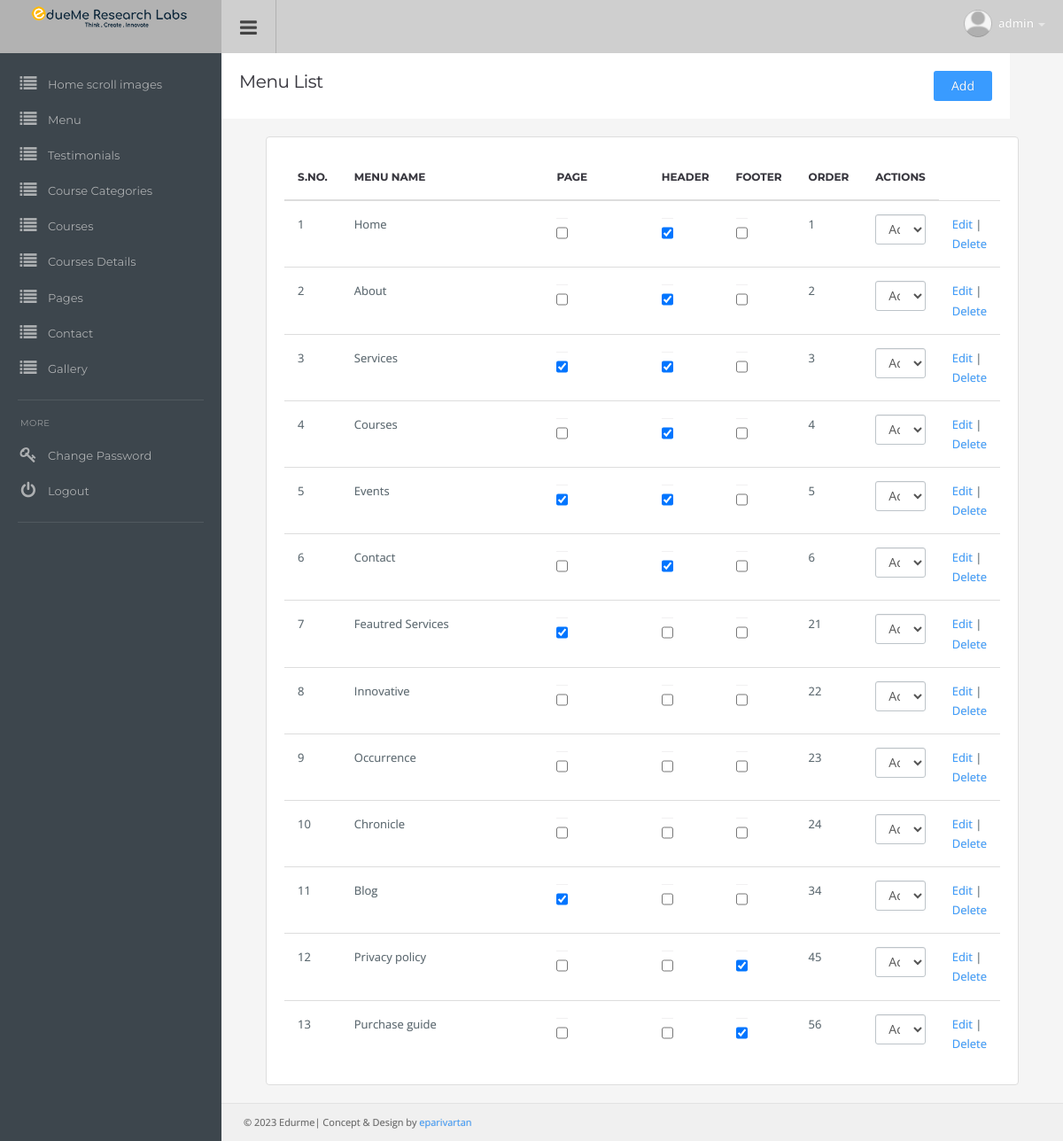
/admin/menu.php (signed in), run on the app's committed database.
### tables this page shows
CREATE TABLE `tbl_main_menu` (
  `menuId` int(11) NOT NULL,
  `menuType` varchar(255) NOT NULL,
  `menuSulg` varchar(200) NOT NULL,
  `menuName` varchar(255) NOT NULL,
  `menuDocument` varchar(255) NOT NULL,
  `menuImage` varchar(255) NOT NULL,
  `menuContent` text NOT NULL,
  `menuOrder` int(11) NOT NULL,
  `status` int(11) NOT NULL,
  `addOn` timestamp NOT NULL DEFAULT current_timestamp(),
  `pageCheck` int(11) DEFAULT NULL,
  `menu_display_header` int(1) DEFAULT 0 COMMENT '1 is header ,0 is none',
  `menu_display_footer` int(1) NOT NULL DEFAULT 0 COMMENT '1 is footer , 0 is none'
);

### admin/menu.php (the view, shortened to what this page needs)
<?php
include "../includes/DB.php";
$sqlfaq = "SELECT * FROM tbl_main_menu ORDER BY menuOrder";
$res_faq =  mysqli_query($con,$sqlfaq);
?>
<!DOCTYPE html>
<html lang="en">
  <head>
  <link href="css/root.css" rel="stylesheet">
  </head>
  <body>
  <?php include 'topmenu.php';?>
<?php include 'sidemenu.php'; ?>
<div class="content">
	<div class="page-header" style="width: 100%; overflow: hidden;">
		<div style="width: 600px; float: left;"> <h1 class="title" >Menu List</h1> </div>
		<div style="float: right;"><a class="btn btn-default" href="add_menu.php">Add</a></div>
 	</div>
<div class="container-padding">
  <div class="row">
    <div class="col-md-12">
      <div class="panel panel-default">
        <div class="panel-body table-responsive">
            <table id="example0" class="table display">
                <thead>
                    <tr>
                        <th>S.No.</th>
                        <th>Menu Name</th>
                        <th>Page</th>
                        <th>Header</th>
                        <th>Footer</th>
                        <th>Order</th>
                        <th>Actions</th>
                    </tr>
                </thead>
                <tbody>
                <?php
					$i=1;
				while($row_faq = mysqli_fetch_object($res_faq)){?>
                    <tr>
                        <td width="5%"><?php echo $i;?></td>
                        <td width="65%"><?php echo stripslashes($row_faq->menuName);?></td>
                        <td width="65%"><input class="country" name="country1" type="checkbox" value="<?= $row_faq->menuId?>" <?php echo  $row_faq->pageCheck == 1? "checked":"" ?>></td>
                        <td width="65%"><input type="checkbox"  class="header" name="headerone" type="checkbox" value="<?= $row_faq->menuId?>" <?php echo  $row_faq->menu_display_header == 1? "checked":"" ?>  ></td>
                        <td width="65%"><input type="checkbox"  class="footer" name="footerone" type="checkbox" value="<?= $row_faq->menuId?>" <?php echo  $row_faq->menu_display_footer == 1? "checked":"" ?> ></td>
                        <td width="65%"><?php echo stripslashes($row_faq->menuOrder);?></td>
						<td width="8%">
							<?php
								if($row_faq->status==1){
									$sel = "selected";
								}elseif($row_faq->status==0){
									$sel = "";
									$unsel = "selected";
								}
							?>
							<select class="form-control" name="statchnage" >
								<option  value="1r<?= $row_faq->menuId?>" <?=$sel?> >Active</option>
							</select>
						</td>
                        <td width="10%">
							<a href="edit_menu.php?eid=<?php echo $row_faq->menuId;?>">Edit</a> |
							<a class="delete" href="javascript:void(0)" data-id="<?php echo $row_faq->menuId;?>">Delete</a>
						</td>
                    </tr>
                   <?php $i++; } ?>
                </tbody>
            </table>
        </div>
      </div>
    </div>
  </div>
</div>
<?php include 'footer.php'; ?>
</div>
</body>
</html>

### admin/css/style.css (style rules this page uses)
body { background: #3D464D; color: #58666E; margin: 0; line-height: 1.7em; overflow-x: hidden; font-size: 13px; font-family: 'Open Sans', sans-serif; outline: 0; text-Shadow: 0 0 1px rgba(0, 0, 0, 0.2); }
a { color: #399BFF; text-decoration: none; }
.col-xs-1, .col-sm-1, .col-md-1, .col-lg-1, .col-xs-2, .col-sm-2, .col-md-2, .col-lg-2, .col-xs-3, .col-sm-3, .col-md-3, .col-lg-3, .col-xs-4, .col-sm-4, .col-md-4, .col-lg-4, .col-xs-5, .col-sm-5, .col-md-5, .col-lg-5, .col-xs-6, .col-sm-6, .col-md-6, .col-lg-6, .col-xs-7, .col-sm-7, .col-md-7, .col-lg-7, .col-xs-8, .col-sm-8, .col-md-8, .col-lg-8, .col-xs-9, .col-sm-9, .col-md-9, .col-lg-9, .col-xs-10, .col-sm-10, .col-md-10, .col-lg-10, .col-xs-11, .col-sm-11, .col-md-11, .col-lg-11, .col-xs-12, .col-sm-12, .col-md-12, .col-lg-12 { padding-right: 15px; padding-left: 15px; }
.row { margin-right: -15px; margin-left: -15px; }
.container-padding { padding-left: 20px; padding-right: 20px; }
.content { padding-left: 30px; padding-right: 30px; padding-top: 80px; margin-left: 250px; background: #F5F5F5; }
.footer { border-top: 1px solid #e2e2e2; margin-left: -30px; margin-right: -30px; margin-bottom: 0; padding: 10px; font-size: 11px; color: #666; background: rgba(0, 0, 0, 0.02); }
.page-header { background: #fff; margin: -20px -30px 20px -30px; padding: 20px; border-bottom: none; position: relative; }
.page-header .title { padding: 0; margin: 0; font-family: 'Montserrat', sans-serif; font-size: 20px; line-height: normal; font-weight: normal; color: #37363E; padding-bottom: 6px; }
a:focus, input, input[type="file"]:focus, input[type="radio"]:focus, input[type="checkbox"]:focus, .btn:focus, .btn:active:focus, .btn.active:focus, .btn.focus, .btn:active.focus, .btn.active.focus { outline: 0px; }
h1, h2, h3, h4, h5, h6, .h1, .h2, .h3, .h4, .h5, .h6 { font-family: inherit; font-weight: 400; line-height: 1.6; color: #37363E; }
h1, .h1, h2, .h2, h3, .h3 { margin-top: 20px; margin-bottom: 10px; letter-spacing: -0.02em; }
h1, .h1 { font-size: 2.25em; }
.btn { font-size: 14px; padding: 7px 20px 7px 20px; border: none; background: #E4E4E4; color: inherit; border-radius: 3px; }
.btn-default { background-color: #399BFF; color: #fff; }
input, select { height: 34px; border-radius: 3px; padding-left: 10px; font-size: 14px; background: #fff; border: 1px solid #BDC4C9; box-shadow: inset 0px 1px 0px #F1F0F1; }
.form-control { height: 34px; border-radius: 3px; padding-left: 10px; font-size: 14px; background: #fff; border: 1px solid #BDC4C9; display: block; box-shadow: inset 0px 1px 0px #F1F0F1; }
.panel { box-shadow: none; border: 1px solid #e5e5e5; background: #fff; padding: 20px; margin-bottom: 20px; position: relative; }
.panel-body, .panel-heading { padding: 0; color: inherit; background-color: transparent; border-color: none; }
.panel-default { border-color: #ddd; }
.table { margin: 0; }
thead { font-weight: 600; font-family: 'Montserrat', sans-serif; text-transform: uppercase; font-size: 12px; color: #37363E; }
table td { display: table-cell; vertical-align: middle; }
.table > thead > tr > th, .table > tbody > tr > th, .table > tfoot > tr > th, .table > thead > tr > td, .table > tbody > tr > td, .table > tfoot > tr > td { padding: 15px; line-height: 1.7; }

### data on the page
tbl_main_menu: menuName "Home", menu_display_header "☑", menuOrder "1"
tbl_main_menu: menuName "About", menu_display_header "☑", menuOrder "2"
tbl_main_menu: menuName "Services", pageCheck "☑", menu_display_header "☑", menuOrder "3"
tbl_main_menu: menuName "Courses", menu_display_header "☑", menuOrder "4"
tbl_main_menu: menuName "Events", pageCheck "☑", menu_display_header "☑", menuOrder "5"
tbl_main_menu: menuName "Contact", menu_display_header "☑", menuOrder "6"
tbl_main_menu: menuName "Feautred Services", pageCheck "☑", menuOrder "21"
tbl_main_menu: menuName "Innovative", menuOrder "22"
tbl_main_menu: menuName "Occurrence", menuOrder "23"
tbl_main_menu: menuName "Chronicle", menuOrder "24"
tbl_main_menu: menuName "Blog", pageCheck "☑", menuOrder "34"
tbl_main_menu: menuName "Privacy policy", menu_display_footer "☑", menuOrder "45"
tbl_main_menu: menuName "Purchase guide", menu_display_footer "☑", menuOrder "56"

### other printed values
$_SESSION['admin_rquest_name'] "admin"
